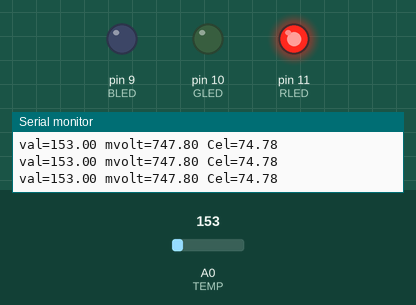
Simulated run of this sketch. Board: Arduino Uno, built with avr-gcc and run on an emulated ATmega328P. Shown: output pins drawn as LEDs (lit = HIGH), the last lines printed to the serial monitor. The test bench sets the inputs (shaded band); at power-on: A0 (TEMP) = 153.

Above: at 1.2 s.
1.3 s: A0 (TEMP) set to 147
At 2.3 s:
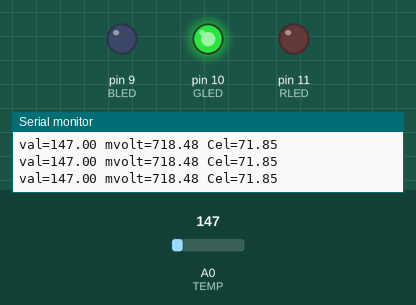
2.8 s: A0 (TEMP) set to 133
At 3.1 s:
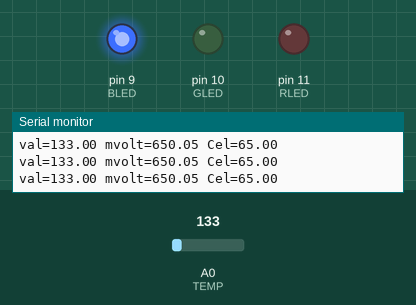
4.3 s: A0 (TEMP) set to 165
At 5.2 s:
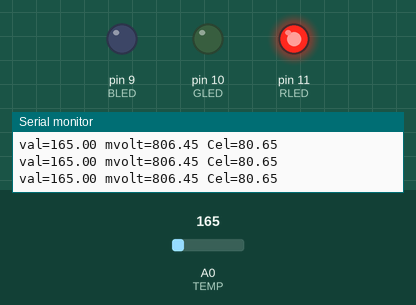
7.3 s: A0 (TEMP) set to 114
At 8.3 s:
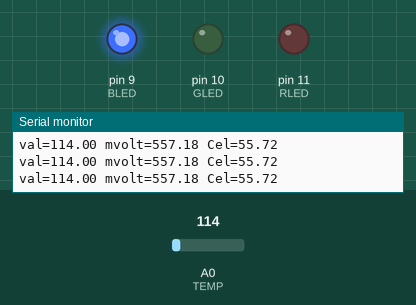
Timing chart, 0 to 9.8 s (numbered marks = the images above; inputs shaded):
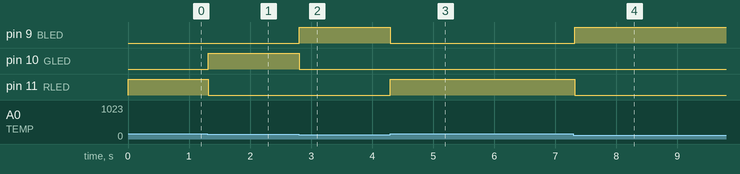

The sketch:

08_temperature.ino
```cpp
//온도경보 장치 프로그램
const int BLED = 9;  // 9번 핀으로 파란색 BLED출력
const int GLED = 10;  // 10번 핀으로 초록색 GLED 출력
const int RLED = 11;  // 11번 핀으로 빨간색 RLED 출력
const int TEMP = 0;  // 아날로그 입력 0번 핀으로 온도 센서 입력
const int LOWER_BOUND = 139;  //온도하한값상수 정의 (약18℃)
const int UPPER_BOUND = 147;  //온도상한값상수 정의 (약22℃)
double val = 0;  // 온도 센서의 현재값을 저장하는 변수선언
double mvolt = 0;
double cel = 0;

void setup(){
  Serial.begin(9600);
  pinMode(BLED, OUTPUT);  //BLED를 출력으로 지정
  pinMode(GLED, OUTPUT);  //GLED를 출력으로 지정
  pinMode(RLED, OUTPUT);  //RLED를 출력으로 지정
}

void loop(){
  val = analogRead(TEMP);
  if (val < LOWER_BOUND) {  // 온도 측정값이 하한값이하
      digitalWrite(RLED, LOW);
      digitalWrite(GLED, LOW);
      digitalWrite(BLED, HIGH);
  } else if (val > UPPER_BOUND) {  // 온도 측정값이 상한값이상
      digitalWrite(RLED, HIGH);
      digitalWrite(GLED, LOW);
      digitalWrite(BLED, LOW);
  } else {  // 온도 측정값이 정상 범위 이내
      digitalWrite(RLED, LOW);
      digitalWrite(GLED, HIGH);
      digitalWrite(BLED, LOW);
  }

   //val=analogRead(TEMP);
   mvolt = val / 1023 * 5000;
//   cel =(mvolt-500)/10 ;   //for tmp36
   cel = mvolt / 10 ;
   Serial.print("val=");
   Serial.print(val);
   Serial.print(" mvolt=");
   Serial.print(mvolt);
   Serial.print(" Cel=");
   Serial.println(cel);
//   delay(500);
}
```

Measured:
- the behaviour switches between 148 and 147 on A0 (TEMP) (found by bisection; images 0 and 1)
- after the input at 1.3 s, pin 10 (GLED): LOW → HIGH at once; pin 11 (RLED): HIGH → LOW at once
- after the input at 2.8 s, pin 9 (BLED): LOW → HIGH at once; pin 10 (GLED): HIGH → LOW at once
- after the input at 4.3 s, pin 9 (BLED): HIGH → LOW at once; pin 11 (RLED): LOW → HIGH at once
- after the input at 7.3 s, pin 9 (BLED): LOW → HIGH at once; pin 11 (RLED): HIGH → LOW at once
